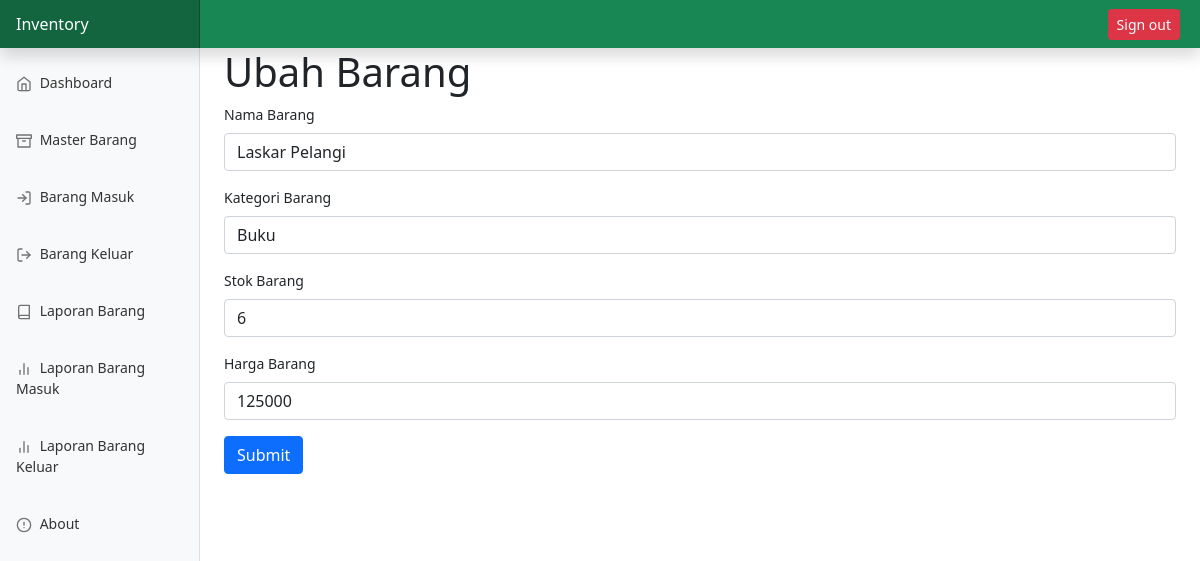
The app's page /editBarang.php?id_barang=1 (signed in) with its own data.
### tables this page shows
CREATE TABLE `tb_masterbarang` (
  `id_barang` int(20) NOT NULL,
  `nama_barang` varchar(255) NOT NULL,
  `kategori_barang` varchar(255) NOT NULL,
  `stok_barang` int(20) NOT NULL,
  `harga_barang` int(50) NOT NULL
);

### editBarang.php (the view, shortened to what this page needs)
<!DOCTYPE html>
<html>
<head>
    <link href="https://cdn.jsdelivr.net/npm/bootstrap@5.0.2/dist/css/bootstrap.min.css" rel="stylesheet"
>
    <link rel="stylesheet" href="static/css/dashboard.css">
</head>
<body>
    <main class="col-md-9 ms-sm-auto col-lg-10 px-md-4">
        <h1>Ubah Barang</h1>
        <?php
            include "koneksi.php";
            $id_barang = $_GET['id_barang'];
            $sql = $pdo->prepare("SELECT * FROM tb_masterbarang WHERE id_barang=:id_barang");
            $sql->bindParam(':id_barang', $id_barang);
            $sql->execute();
            $data = $sql->fetch();
        ?>
        <form method="post" action="prosesUbah.php?id_barang=<?php echo $id_barang; ?>">
            <div class="mb-3">
                <label for="namabarang" class="form-label">Nama Barang</label>
                <input type="text" class="form-control" id="nama_barang" name="nama_barang" value="<?php echo $data['nama_barang']; ?>">
            </div>
            <div class="mb-3">
                <label for="kategoribarang" class="form-label">Kategori Barang</label>
                <input type="text" class="form-control" id="kategori_barang" name="kategori_barang" value="<?php echo $data['kategori_barang']; ?>">
            </div>
            <div class="mb-3">
                <label for="stokbarang" class="form-label">Stok Barang</label>
                <input type="text" class="form-control" id="stok_barang" name="stok_barang" value="<?php echo $data['stok_barang']; ?>">
            </div>
            <div class="mb-3">
                <label for="hargabarang" class="form-label">Harga Barang</label>
                <input type="text" class="form-control" id="harga_barang" name="harga_barang" value="<?php echo $data['harga_barang']; ?>">
            </div>
            <button type="submit" value="Ubah" class="btn btn-primary">Submit</button>
        </form>
    </main>
</body>
</html>

### static/css/dashboard.css (style rules this page uses)
body { font-size: .875rem; }
.feather { width: 16px; height: 16px; vertical-align: text-bottom; }
.sidebar { position: fixed; top: 0; bottom: 0; left: 0; z-index: 100; padding: 48px 0 0; box-shadow: inset -1px 0 0 rgba(0, 0, 0, .1); }
.sidebar .nav-link { font-weight: 500; color: #333; }
.sidebar .nav-link .feather { margin-right: 4px; color: #727272; }
.navbar-brand { padding-top: .75rem; padding-bottom: .75rem; font-size: 1rem; background-color: rgba(0, 0, 0, .25); box-shadow: inset -1px 0 0 rgba(0, 0, 0, .25); }

### records on screen
tb_masterbarang: nama_barang "Laskar Pelangi", kategori_barang "Buku", stok_barang "6", harga_barang "125000"
